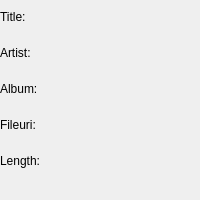
<?xml version="1.0" encoding="UTF-8"?>
<ui version="4.0">
 <class>ui_SongInfo</class>
 <widget class="QWidget" name="ui_SongInfo">
  <property name="windowModality">
   <enum>Qt::ApplicationModal</enum>
  </property>
  <property name="geometry">
   <rect>
    <x>0</x>
    <y>0</y>
    <width>200</width>
    <height>200</height>
   </rect>
  </property>
  <property name="sizePolicy">
   <sizepolicy hsizetype="Ignored" vsizetype="Ignored">
    <horstretch>0</horstretch>
    <verstretch>0</verstretch>
   </sizepolicy>
  </property>
  <property name="windowTitle">
   <string>Form</string>
  </property>
  <layout class="QVBoxLayout" name="verticalLayout">
   <property name="spacing">
    <number>0</number>
   </property>
   <property name="sizeConstraint">
    <enum>QLayout::SetNoConstraint</enum>
   </property>
   <property name="margin">
    <number>0</number>
   </property>
   <item>
    <layout class="QHBoxLayout" name="horizontalLayout">
     <property name="spacing">
      <number>0</number>
     </property>
     <property name="sizeConstraint">
      <enum>QLayout::SetDefaultConstraint</enum>
     </property>
     <item>
      <layout class="QVBoxLayout" name="verticalLayout_2">
       <property name="spacing">
        <number>2</number>
       </property>
       <property name="sizeConstraint">
        <enum>QLayout::SetDefaultConstraint</enum>
       </property>
       <item>
        <widget class="QLabel" name="label_2">
         <property name="sizePolicy">
          <sizepolicy hsizetype="Maximum" vsizetype="Preferred">
           <horstretch>0</horstretch>
           <verstretch>0</verstretch>
          </sizepolicy>
         </property>
         <property name="text">
          <string>Title:</string>
         </property>
        </widget>
       </item>
       <item>
        <widget class="QLabel" name="label_3">
         <property name="sizePolicy">
          <sizepolicy hsizetype="Maximum" vsizetype="Preferred">
           <horstretch>0</horstretch>
           <verstretch>0</verstretch>
          </sizepolicy>
         </property>
         <property name="text">
          <string>Artist:</string>
         </property>
        </widget>
       </item>
       <item>
        <widget class="QLabel" name="label">
         <property name="sizePolicy">
          <sizepolicy hsizetype="Maximum" vsizetype="Preferred">
           <horstretch>0</horstretch>
           <verstretch>0</verstretch>
          </sizepolicy>
         </property>
         <property name="text">
          <string>Album:</string>
         </property>
        </widget>
       </item>
       <item>
        <widget class="QLabel" name="label_4">
         <property name="sizePolicy">
          <sizepolicy hsizetype="Maximum" vsizetype="Preferred">
           <horstretch>0</horstretch>
           <verstretch>0</verstretch>
          </sizepolicy>
         </property>
         <property name="text">
          <string>Fileuri:</string>
         </property>
        </widget>
       </item>
       <item>
        <widget class="QLabel" name="label_5">
         <property name="sizePolicy">
          <sizepolicy hsizetype="Maximum" vsizetype="Preferred">
           <horstretch>0</horstretch>
           <verstretch>0</verstretch>
          </sizepolicy>
         </property>
         <property name="text">
          <string>Length:</string>
         </property>
        </widget>
       </item>
      </layout>
     </item>
     <item>
      <layout class="QVBoxLayout" name="verticalLayout_3">
       <property name="spacing">
        <number>2</number>
       </property>
       <property name="sizeConstraint">
        <enum>QLayout::SetDefaultConstraint</enum>
       </property>
       <item>
        <widget class="QLabel" name="lbl_title">
         <property name="sizePolicy">
          <sizepolicy hsizetype="Ignored" vsizetype="Preferred">
           <horstretch>0</horstretch>
           <verstretch>0</verstretch>
          </sizepolicy>
         </property>
         <property name="text">
          <string/>
         </property>
         <property name="scaledContents">
          <bool>false</bool>
         </property>
         <property name="alignment">
          <set>Qt::AlignLeading|Qt::AlignLeft|Qt::AlignVCenter</set>
         </property>
         <property name="wordWrap">
          <bool>true</bool>
         </property>
        </widget>
       </item>
       <item>
        <widget class="QLabel" name="lbl_artist">
         <property name="sizePolicy">
          <sizepolicy hsizetype="Ignored" vsizetype="Preferred">
           <horstretch>0</horstretch>
           <verstretch>0</verstretch>
          </sizepolicy>
         </property>
         <property name="text">
          <string/>
         </property>
         <property name="scaledContents">
          <bool>false</bool>
         </property>
         <property name="alignment">
          <set>Qt::AlignLeading|Qt::AlignLeft|Qt::AlignVCenter</set>
         </property>
         <property name="wordWrap">
          <bool>true</bool>
         </property>
        </widget>
       </item>
       <item>
        <widget class="QLabel" name="lbl_album">
         <property name="sizePolicy">
          <sizepolicy hsizetype="Ignored" vsizetype="Preferred">
           <horstretch>0</horstretch>
           <verstretch>0</verstretch>
          </sizepolicy>
         </property>
         <property name="text">
          <string/>
         </property>
         <property name="scaledContents">
          <bool>false</bool>
         </property>
         <property name="alignment">
          <set>Qt::AlignLeading|Qt::AlignLeft|Qt::AlignVCenter</set>
         </property>
         <property name="wordWrap">
          <bool>true</bool>
         </property>
        </widget>
       </item>
       <item>
        <widget class="QLabel" name="lbl_uri">
         <property name="sizePolicy">
          <sizepolicy hsizetype="Ignored" vsizetype="Preferred">
           <horstretch>0</horstretch>
           <verstretch>0</verstretch>
          </sizepolicy>
         </property>
         <property name="text">
          <string/>
         </property>
        </widget>
       </item>
       <item>
        <widget class="QLabel" name="lbl_length">
         <property name="text">
          <string/>
         </property>
        </widget>
       </item>
      </layout>
     </item>
    </layout>
   </item>
   <item>
    <layout class="QHBoxLayout" name="horizontalLayout_2">
     <item>
      <widget class="QPushButton" name="btn_back">
       <property name="sizePolicy">
        <sizepolicy hsizetype="Preferred" vsizetype="Maximum">
         <horstretch>0</horstretch>
         <verstretch>0</verstretch>
        </sizepolicy>
       </property>
       <property name="toolTip">
        <string>go back</string>
       </property>
       <property name="text">
        <string/>
       </property>
       <property name="icon">
        <iconset resource="Icons.qrc">
         <normaloff>:/icons/go-previous.png</normaloff>:/icons/go-previous.png</iconset>
       </property>
       <property name="iconSize">
        <size>
         <width>24</width>
         <height>24</height>
        </size>
       </property>
       <property name="flat">
        <bool>true</bool>
       </property>
      </widget>
     </item>
     <item>
      <widget class="QPushButton" name="btn_addtoplaylist">
       <property name="sizePolicy">
        <sizepolicy hsizetype="Preferred" vsizetype="Maximum">
         <horstretch>0</horstretch>
         <verstretch>0</verstretch>
        </sizepolicy>
       </property>
       <property name="toolTip">
        <string>add song to playlist</string>
       </property>
       <property name="text">
        <string/>
       </property>
       <property name="icon">
        <iconset resource="Icons.qrc">
         <normaloff>:/icons/list-add.png</normaloff>:/icons/list-add.png</iconset>
       </property>
       <property name="iconSize">
        <size>
         <width>24</width>
         <height>24</height>
        </size>
       </property>
       <property name="flat">
        <bool>true</bool>
       </property>
      </widget>
     </item>
     <item>
      <widget class="QPushButton" name="btn_play">
       <property name="sizePolicy">
        <sizepolicy hsizetype="Preferred" vsizetype="Maximum">
         <horstretch>0</horstretch>
         <verstretch>0</verstretch>
        </sizepolicy>
       </property>
       <property name="baseSize">
        <size>
         <width>0</width>
         <height>0</height>
        </size>
       </property>
       <property name="toolTip">
        <string>adds song and plays it</string>
       </property>
       <property name="text">
        <string/>
       </property>
       <property name="icon">
        <iconset resource="Icons.qrc">
         <normaloff>:/icons/media-playback-start.png</normaloff>:/icons/media-playback-start.png</iconset>
       </property>
       <property name="iconSize">
        <size>
         <width>24</width>
         <height>24</height>
        </size>
       </property>
       <property name="flat">
        <bool>true</bool>
       </property>
      </widget>
     </item>
    </layout>
   </item>
  </layout>
 </widget>
 <resources>
  <include location="Icons.qrc"/>
 </resources>
 <connections/>
</ui>
